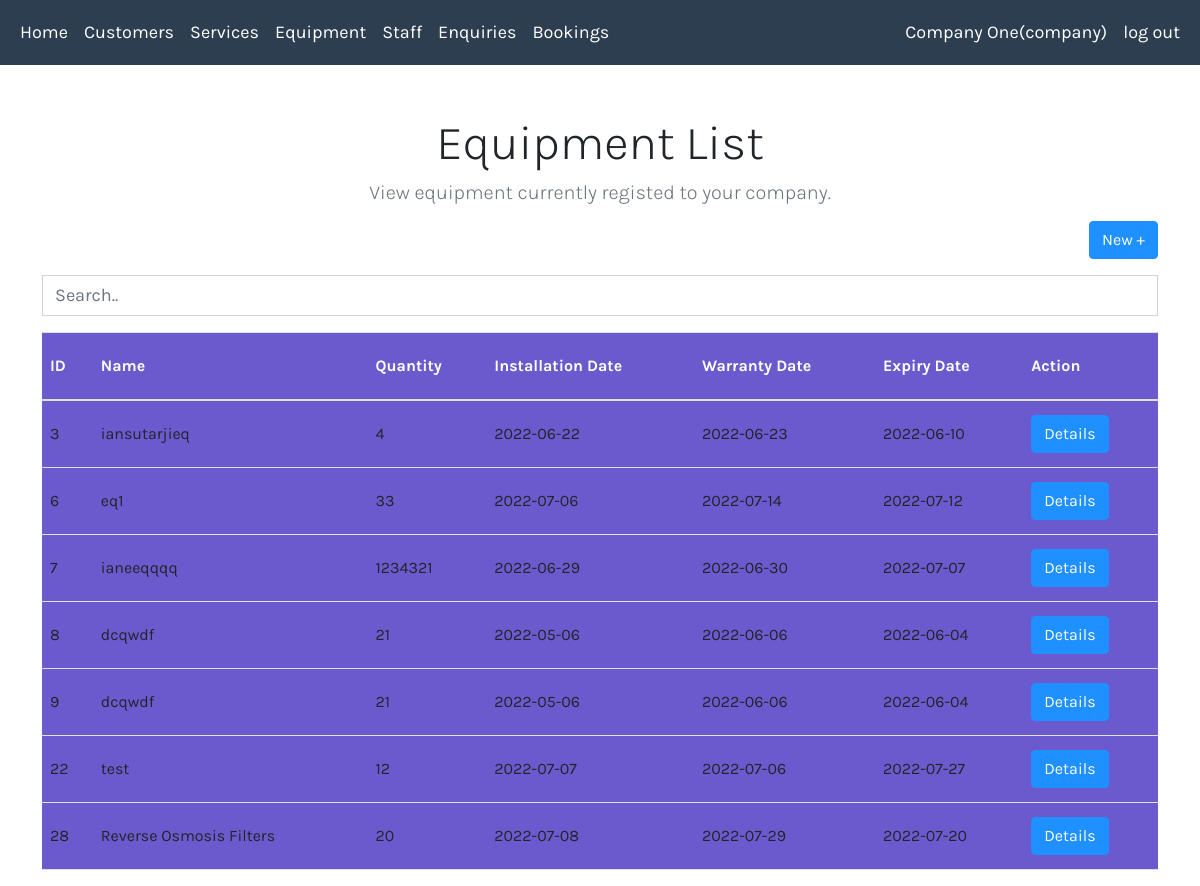
The app's page /viewEquipment.php (signed in) with its own data.
### tables this page shows
CREATE TABLE `maintenance_equipment` (
  `equipment_ID` int(11) NOT NULL,
  `company_ID` int(11) NOT NULL,
  `equipment_name` varchar(30) NOT NULL,
  `quantity` int(15) NOT NULL,
  `installation_date` varchar(15) NOT NULL,
  `warranty_date` varchar(15) NOT NULL,
  `expiry_date` varchar(15) NOT NULL
);

### classes.php (the view, shortened to what this page needs)
<?php
include_once 'cssLinks.php';
class Company{
  private $conn = NULL;
  function __construct() {
    include("conn.php");
    $this->conn = $conn;
  }
function tableHeaderEquipment()
{
  echo "<table class='table table-hover datatable_style' >
  <thead>
  <tr class='table-padding text-white'>
    <th>ID</th>
    <th>Name</th>
    <th>Quantity</th>
    <th>Installation Date</th>
    <th>Warranty Date</th>
    <th>Expiry Date</th>
    <th>Action</th>
  </tr>
  </thead>
  <tbody class='search-table'>";
}
function listEquipment(){
  $company_ID = $_SESSION['ID'];
    $query = "SELECT equip.equipment_ID, equip.company_ID, equip.equipment_name, equip.quantity, equip.installation_date, equip.warranty_date, equip.expiry_date
              FROM maintenance_equipment AS equip
              JOIN company AS comp
              ON equip.company_ID = comp.company_ID
              WHERE equip.company_ID = $company_ID";
    $result = mysqli_query($this->conn, $query);
     if ($result->num_rows > 0) {
       $this->tableHeaderEquipment();
       while($row = $result->fetch_assoc()) {
          echo "<tr class='table-padding' >";
          echo "<form method='post' action='viewEquipmentDetails.php'>";
          echo "<td>".$row["equipment_ID"]."</td>";
          echo "<td>".$row["equipment_name"]."</td>";
          echo "<td>".$row["quantity"]."</td>";
          echo "<td>".$row["installation_date"]."</td>";
          echo "<td>".$row["warranty_date"]."</td>";
          echo "<td>".$row["expiry_date"]."</td>"
          .'<input type ="hidden" value ="'.$row["equipment_ID"].'" name ="equipment_ID"/>'
          .'<input type ="hidden" value ="'.$row["equipment_name"].'" name ="equipment_name"/>'
          .'<input type ="hidden" value ="'.$row["quantity"].'" name ="quantity"/>'
          .'<input type ="hidden" value ="'.$row["installation_date"].'" name ="installation_date"/>'
          .'<input type ="hidden" value ="'.$row["warranty_date"].'" name ="warranty_date"/>'
          .'<input type ="hidden" value ="'.$row["expiry_date"].'" name ="expiry_date"/>'
          ."<td class ='align-middle'><input type='submit' class='btn  btn-primary' value='Details'></td>
          </tr>
        </form>";
       }
       echo "
       </tbody></table>";
     } else {
       echo "No Equipments Found";
     }
}
}

### css/main.css (style rules this page uses)
body { font-family: 'Karla', sans-serif !important; font-size: 18px; }
.btn-primary { background-color:DodgerBlue !important ; border-color:DodgerBlue !important ; }
.table-padding { line-height:50px; background-color:SlateBlue; }

### records on screen
maintenance_equipment: equipment_ID "3", equipment_name "iansutarjieq", quantity "4", installation_date "2022-06-22", warranty_date "2022-06-23", expiry_date "2022-06-10"
maintenance_equipment: equipment_ID "6", equipment_name "eq1", quantity "33", installation_date "2022-07-06", warranty_date "2022-07-14", expiry_date "2022-07-12"
maintenance_equipment: equipment_ID "7", equipment_name "ianeeqqqq", quantity "1234321", installation_date "2022-06-29", warranty_date "2022-06-30", expiry_date "2022-07-07"
maintenance_equipment: equipment_ID "8", equipment_name "dcqwdf", quantity "21", installation_date "2022-05-06", warranty_date "2022-06-06", expiry_date "2022-06-04"
maintenance_equipment: equipment_ID "9", equipment_name "dcqwdf", quantity "21", installation_date "2022-05-06", warranty_date "2022-06-06", expiry_date "2022-06-04"
maintenance_equipment: equipment_ID "22", equipment_name "test", quantity "12", installation_date "2022-07-07", warranty_date "2022-07-06", expiry_date "2022-07-27"
maintenance_equipment: equipment_ID "28", equipment_name "Reverse Osmosis Filters", quantity "20", installation_date "2022-07-08", warranty_date "2022-07-29", expiry_date "2022-07-20"

### other values on screen
$_SESSION["name"] "Company One"
$_SESSION["user_type"] "company"
